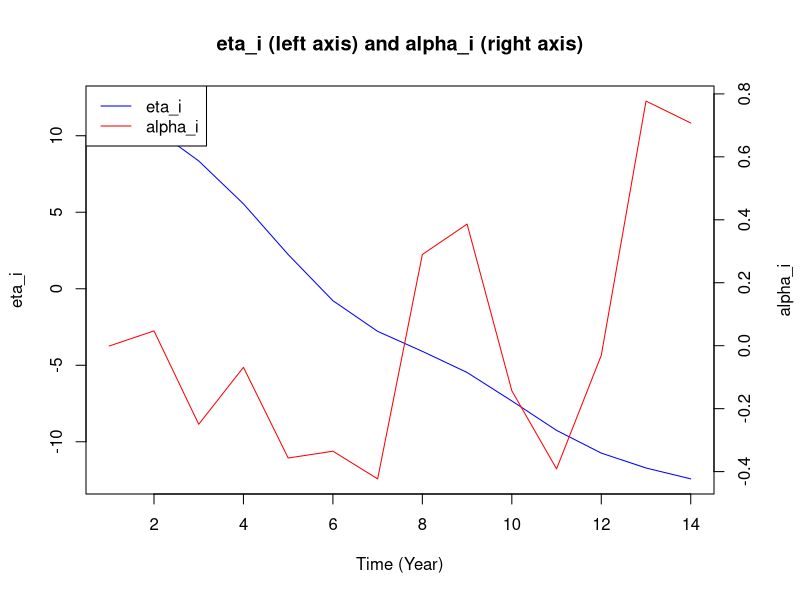
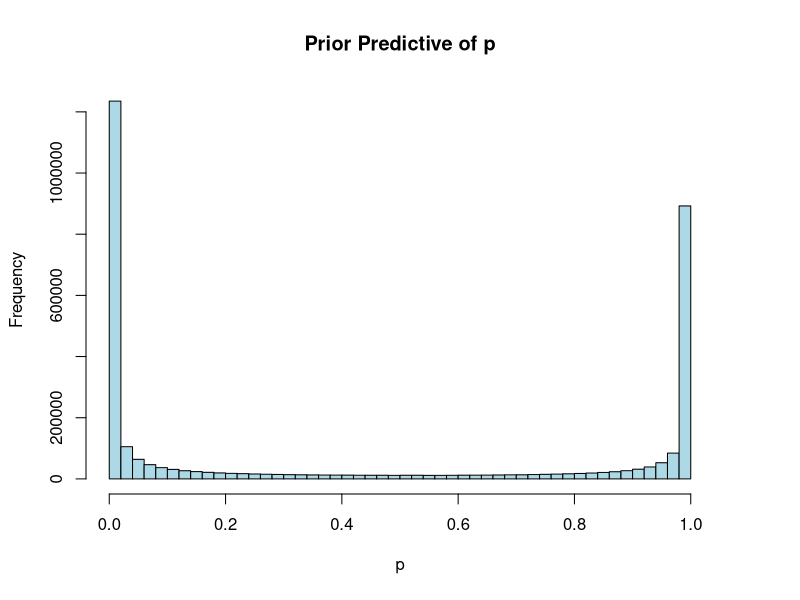

Generate these figures, in order, with R:
# Load required libraries
library(MASS)
library(mgcv)
library(ggplot2)

set.seed(42)

nTimes <- 14    
nKnots <- 6   

# Dummy dataset for generating spline basis
blank_data <- data.frame(y = rnorm(nTimes, 0, 1), t = 1:nTimes)
knots <- list(t = seq(1, nTimes, length.out = nKnots))
dummy_spline <- jagam(y ~ s(t, bs = "cs", k = nKnots), file = "dummy.jags", data = blank_data)
Z <- dummy_spline$jags.data$X 

S <- dummy_spline$jags.data$S1
S <- rbind(0, cbind(0, S))
S[1, 1] <- 0.1  
S <- solve(S)   

# 2. Overall model settings
I <- 23         # Number of regions
T <- nTimes     # Number of years
N <- 10000      # Number of individuals per region-year
p <- 3          # Number of covariates

# Simulate hyperparameters
beta_tau <- rgamma(1, shape = 1, rate = 1)            # Gamma(1,1)
tau0 <- rgamma(1, shape = 0.1, rate = 0.1)            # Gamma(0.1,0.1)
w0 <- mvrnorm(1, mu = rep(0, nKnots), Sigma = (1/tau0)*S)  # Prior for mean spline weights

# Regression coefficients: beta ~ Normal(0, 10I)
beta <- mvrnorm(1, mu = rep(0, p), Sigma = diag(10, p))

# Variance of alpha_it 
sigma2_alpha <- 1/rgamma(1, shape = 10, rate = 1)
sigma_alpha <- sqrt(sigma2_alpha)

# Simulate f_it = eta_it + alpha_it for each region
f_mat <- matrix(NA, nrow = I, ncol = T)

for(i in 1:I){
  tau_i <- rgamma(1, shape = 5, rate = beta_tau)                 # tau_i ~ Gamma
  w_i <- mvrnorm(1, mu = w0, Sigma = (1/tau_i)*S)                # w_i ~ Normal(w0, precision)
  eta_i <- as.vector(Z %*% w_i)                                  # η_i = Z * w_i
  alpha_i <- rnorm(T, mean = 0, sd = sigma_alpha)                # α_it ~ N(0, σ²)
  f_mat[i, ] <- eta_i + alpha_i                                  # f_it = η_it + α_it
}

# Prepare simulated dataset
sim_data <- data.frame(
  region = rep(1:I, each = T * N),
  time = rep(rep(1:T, each = N), times = I)
)

# Simulate covariates
sim_data$x1 <- rbinom(n = nrow(sim_data), size = 1, prob = 0.5)     # x1 ~ Bernoulli
sim_data$x2 <- runif(n = nrow(sim_data), min = -1, max = 1)         # x2 ~ Uniform
sim_data$x3 <- rnorm(n = nrow(sim_data), mean = 0, sd = 1)          # x3 ~ Normal

# Assign random intercept f_it to each individual
sim_data$f <- NA
for(i in 1:I){
  for(t in 1:T){
    idx <- which(sim_data$region == i & sim_data$time == t)
    sim_data$f[idx] <- f_mat[i, t]
  }
}

# Generate linear predictor and probabilities
sim_data$lp <- sim_data$f + beta[1]*sim_data$x1 + beta[2]*sim_data$x2 + beta[3]*sim_data$x3
expit <- function(x) { 1 / (1 + exp(-x)) }
sim_data$p <- expit(sim_data$lp)

# Simulate y ~ Bernoulli(p)
sim_data$y <- rbinom(n = nrow(sim_data), size = 1, prob = sim_data$p)

# Visualization
par(mar=c(5, 4, 4, 4) + 0.3)
plot(1:T, eta_i, type="l", col="blue", ylab="eta_i", xlab="Time (Year)",
     main="eta_i (left axis) and alpha_i (right axis)")
par(new=TRUE)
plot(1:T, alpha_i, type="l", col="red", axes=FALSE, xlab="", ylab="")
axis(side=4)
mtext("alpha_i", side=4, line=3)
legend("topleft", legend=c("eta_i", "alpha_i"), col=c("blue", "red"), lty=1)

# Histogram of prior predictive p
hist(sim_data$p, breaks = 50, col = "lightblue", 
     main = "Prior Predictive of p", xlab = "p")

# Proportion of y = 1
table(sim_data$y) / nrow(sim_data)
